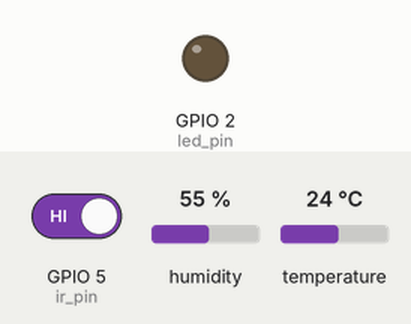
Recording of a program running on a simulated ESP32. Parts: output pins drawn as LEDs (lit = HIGH). Inputs (shaded band) come from the test bench; at power-on: GPIO 5 (ir_pin) HIGH, humidity 55 %, temperature 24 °C. WiFi joins after 1.5 s; servers stay silent unless stated; what the program prints to the serial monitor is not drawn.

Above: at 2.7 s.
2.8 s: GPIO 5 (ir_pin) driven LOW
At 3.4 s:
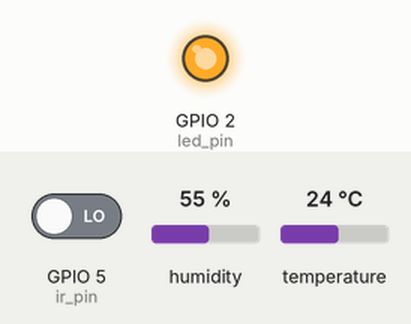
4.3 s: GPIO 5 (ir_pin) driven HIGH
At 5.7 s:
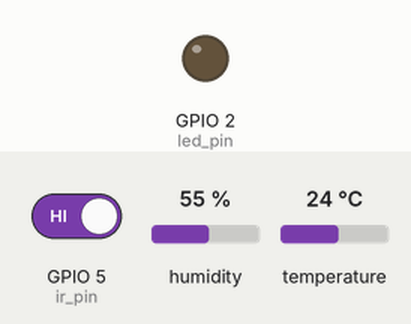
Timing chart, 0 to 7.3 s (numbered marks = the images above; inputs shaded):
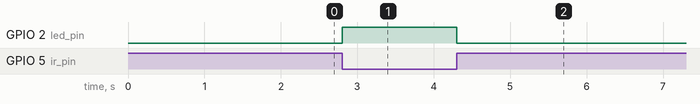

The program:

main.cpp
```cpp
#include <Arduino.h>
#include <WiFi.h>
#include <Firebase_ESP_Client.h>
#include <DHT.h>

// Provide the token generation process info.
#include "addons/TokenHelper.h"
// Provide the RTDB payload printing info.
#include "addons/RTDBHelper.h"

#define led_pin 2
#define dht_pin 4
#define ir_pin 5
#define DHTTYPE DHT11

#define DATABASE_URL "YOUR_FIREBASE_DATABASE_URL"
#define DATABASE_SECRET "YOUR_FIREBASE_DATABASE_SECRET"

const char* ssid = "who";
const char* password = "Z1234567890";

DHT dht(dht_pin, DHTTYPE);
FirebaseData fbdo;
FirebaseAuth auth;
FirebaseConfig config;

unsigned long sendDataPrevMillis = 0;
bool signupOK = false;

void setup() {
  Serial.begin(115200);

  pinMode(led_pin, OUTPUT);
  pinMode(BUILTIN_LED, OUTPUT);
  pinMode(ir_pin, INPUT);
  dht.begin();

  WiFi.begin(ssid, password);
  Serial.print("Connecting to Wi-Fi");
  while (WiFi.status() != WL_CONNECTED) {
    Serial.print(".");
    delay(300);
  }
  Serial.println();
  Serial.print("Connected with IP: ");
  Serial.println(WiFi.localIP());

  config.database_url = DATABASE_URL;
  config.signer.tokens.legacy_token = DATABASE_SECRET;

  Firebase.begin(&config, &auth);
  Firebase.reconnectWiFi(true);
}

void loop() {
  int isObjectDetected = digitalRead(ir_pin);
  bool presence = (isObjectDetected == LOW);

  if (presence) {
    digitalWrite(led_pin, HIGH);
    digitalWrite(BUILTIN_LED, HIGH);
  } else {
    digitalWrite(led_pin, LOW);
    digitalWrite(BUILTIN_LED, LOW);
  }

  //Push to Firebase every 5 seconds
  if (Firebase.ready() && (millis() - sendDataPrevMillis > 5000 || sendDataPrevMillis == 0)) {
    sendDataPrevMillis = millis();

    float h = dht.readHumidity();
    float t = dht.readTemperature();

    if (isnan(h) || isnan(t)) {
      Serial.println("Failed to read from DHT sensor!");
    } else {
      // Create a JSON object to send multiple values at once
      FirebaseJson json;
      json.set("temperature", t);
      json.set("humidity", h);
      json.set("presence", presence);
      json.set("timestamp", millis() / 1000);

      Serial.printf("Pushing to Firebase... %s\n", Firebase.RTDB.setJSON(&fbdo, "/sensor_data", &json) ? "OK" : fbdo.errorReason().c_str());
    }
  }
}
```

Measured:
- after the input at 2.8 s, GPIO 2 (led_pin): LOW → HIGH at once
- after the input at 4.3 s, GPIO 2 (led_pin): HIGH → LOW at once
